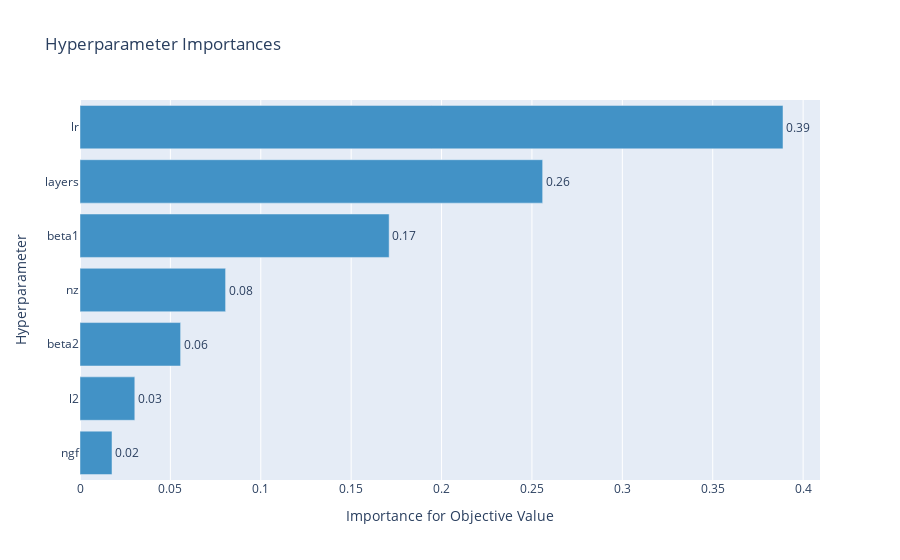

Notebook code cell kept with this figure:
### Code cell
# import sklearn
optuna.visualization.plot_param_importances(study)

### Figure 1 — Plotly figure (JSON) as saved in the notebook; plotly's stock layout.template omitted (floating-point values rounded to 4 significant figures)
{"data": [{"cliponaxis": false, "hovertemplate": ["ngf (CategoricalDistribution): 0.017704732372137977<extra></extra>", "l2 (LogUniformDistribution): 0.0303109520213946<extra></extra>", "beta2 (LogUniformDistribution): 0.055652626697507375<extra></extra>", "nz (IntUniformDistribution): 0.08053267932339324<extra></extra>", "beta1 (UniformDistribution): 0.17100968753529272<extra></extra>", "layers (IntUniformDistribution): 0.2559193246715243<extra></extra>", "lr (LogUniformDistribution): 0.3888699973787498<extra></extra>"], "marker": {"color": "rgb(66,146,198)"}, "orientation": "h", "text": ["0.017704732372137977", "0.0303109520213946", "0.055652626697507375", "0.08053267932339324", "0.17100968753529272", "0.2559193246715243", "0.3888699973787498"], "textposition": "outside", "texttemplate": "%{text:.2f}", "type": "bar", "x": [0.0177, 0.03031, 0.05565, 0.08053, 0.171, 0.2559, 0.3889], "y": ["ngf", "l2", "beta2", "nz", "beta1", "layers", "lr"]}], "layout": {"showlegend": false, "title": {"text": "Hyperparameter Importances"}, "xaxis": {"title": {"text": "Importance for Objective Value"}}, "yaxis": {"title": {"text": "Hyperparameter"}}}}
